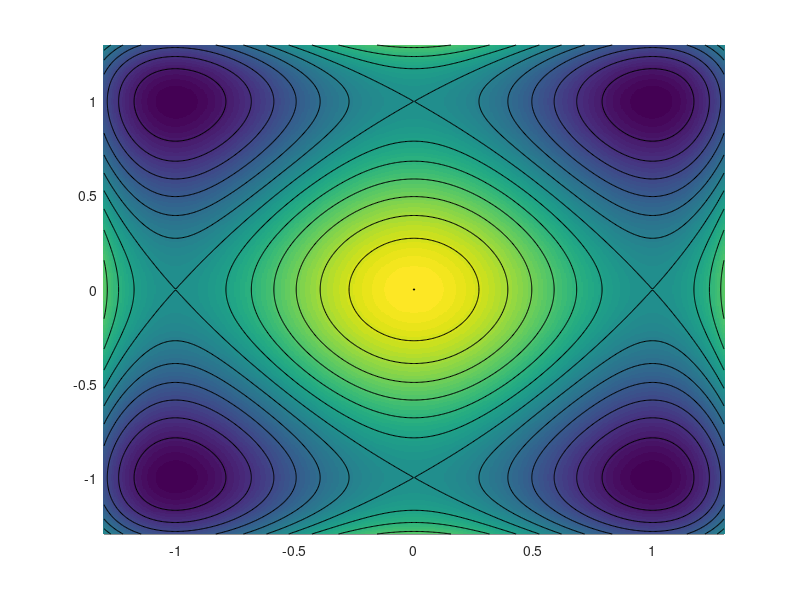

Recreate this plot in MATLAB. (Note: this script raises an error after producing the figure.)
%%
% DC optimization

rep = '../results/dc-optim/';
[~,~] = mkdir(rep);
addpath('../toolbox/');

x = linspace(-2,2,1023);

plot(x,  x.^4/4 - x.^2/2, 'LineWidth', 2 );

u = 1.3;
t = linspace(-u,u,512);
[Y,X] = meshgrid(t,t);


D = @(k)(X.^k + Y.^k)/k;

F = D(4)-D(2);
% FS = D(2)-D(4);


r = 15; % #levellines
clf; hold on;
imagesc(t,t,F);
contour(t,t,F,linspace(min(F(:)),max(F(:)),r), 'k');
colormap(parula(r-1));
caxis([min(F(:)) max(F(:))]);
axis image; axis off;


K = 50; 
C = distinguishable_colors(K);
for k=1:K
    % optimization algorithm
    niter = 20;
    x = [];
    nablaF  = @(x)x;
    cr = @(s)sign(s).*abs(s).^(1/3);
    nablaGs = @(x)cr(real(x)) + 1i*cr(imag(x));
    x = (randn + 1i*randn)/5;
    x = .1 + 1.2i;
    [a,b,button] = ginput(1);
    if button==3
        break;
    end
    x = a+1i*b;
    y = [];
    for i=1:niter
        y(end+1) = nablaF(x(end));
        x(end+1) = nablaGs(y(end));
    end
    plot(x, 'r.-', 'LineWidth', 2, 'MarkerSize', 25, 'Color', C(k,:));
end
saveas(gcf, [rep 'dcoptim.png']);

return;

clf; hold on;
imagesc(t,t,FS);
contour(t,t,FS,linspace(min(FS(:)),max(FS(:)),r), 'k');
colormap(parula(r-1));
caxis([min(FS(:)) max(FS(:))]);
axis image; axis off;
plot(y, 'r.-', 'LineWidth', 2, 'MarkerSize', 20);
